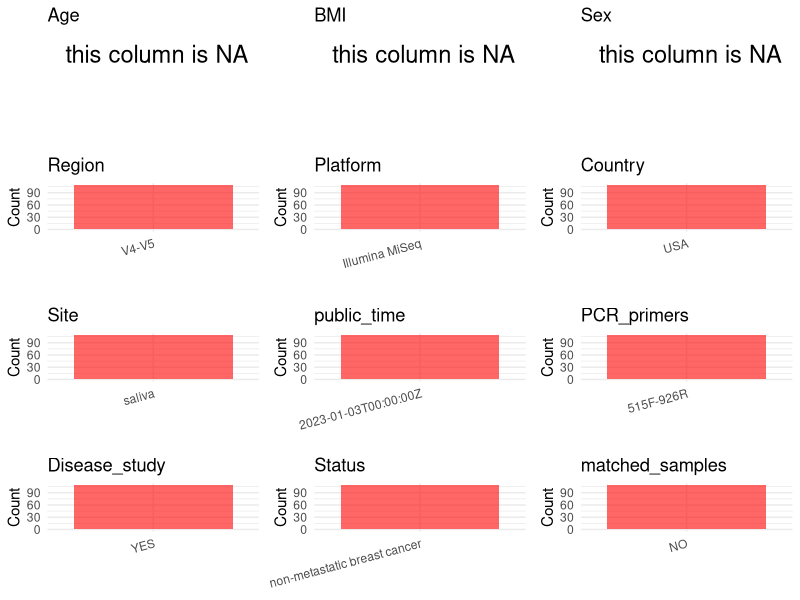

Write the R code that produced this figure. (Note: this script raises an error after producing the figure.)
## ---- chunk 1
library(tidyverse)
library(ggplot2)
library(cowplot)

setwd("C:/Users/zyc/Desktop/oral_project/data/projects/PRJEB51689")
initial_meta <- read.csv("SraRunTable.csv", header = TRUE) 
head(initial_meta)
## ---- chunk 2
metadata <- data.frame(
  BioProject = initial_meta$BioProject,
  Run = initial_meta$Run,
  sample_name = initial_meta$Sample_name,
  Age = NA,
  BMI = NA,
  Sex = NA,
  Platform = initial_meta$Instrument,
  # Country = initial_meta$geo_loc_name_country,
  # Site = initial_meta$isolation_source,
  public_time = initial_meta$ReleaseDate,
  stringsAsFactors = FALSE
)
## ---- chunk 3
 # metadata <- metadata %>%
 #  mutate(Sex = recode(Sex, "female" = "F", "male" = "M"))
# metadata <-metadata%>%
#   mutate(Status = case_when(Site == "mucous" ~ "OSCC",
#                             Site == "dental plaque" ~ "OSCC",
#                             Site == "tumor" ~ "OSCC",
#                             TRUE ~ NA))

## ---- chunk 4
metadata$Status <- "non-metastatic breast cancer"
metadata$Site <- "saliva"
metadata$Country <- "USA"
metadata$matched_samples <- "NO"
metadata$Region <- "V4-V5"
metadata$title <- "Chemotherapy-associated oral microbiome changes in breast cancer patients"
metadata$Disease_study <- "YES"
metadata$PCR_primers <- "515F-926R"
head(metadata)
## ---- chunk 5
print(paste("Number of unique runs:", length(unique(metadata$Run))))
print(paste("Number of unique sample names:", length(unique(metadata$sample_name))))
## ---- chunk 6
plot_data <- metadata %>%
  select(-BioProject, -Run, -sample_name, -title)

# Function to create simple plots for each column
create_simple_plots <- function(data) {
  plots <- list()

  for (col in colnames(data)) {
    # Check if the column is all NA
    if (all(is.na(data[[col]]))) {
      # Create an empty plot with text indicating all NA
      p <- ggplot() +
        annotate("text", x = 0.5, y = 0.5, label = "this column is NA", size = 6) +
        labs(title = col) +
        theme_void()
    } else if (is.numeric(data[[col]])) {
      # Numeric variable: histogram
      p <- ggplot(data, aes(x = .data[[col]])) +
        geom_histogram(fill = "blue", alpha = 0.6, bins = 20, na.rm = T) +
        labs(title = col) +
        theme_minimal()
    } else {
      # Categorical variable: bar plot (remove NA values)
      count_data <- as.data.frame(table(data[[col]], useNA = "ifany"))
      p <- ggplot(count_data, aes(x = reorder(Var1, -Freq), y = Freq)) +
        geom_col(fill = "red", alpha = 0.6) +
        labs(title = col, x = NULL, y = "Count") +
        theme_minimal() +
        theme(axis.text.x = element_text(angle = 15, hjust = 1))
    }
    plots[[col]] <- p
  }

  return(plots)
}


plots <- create_simple_plots(plot_data)
p<-plot_grid(plots$Age,
          plots$BMI,
          plots$Sex,
          plots$Region,
          plots$Platform,
          plots$Country,
          plots$Site,
          plots$public_time,
          plots$PCR_primers,
          plots$Disease_study,
          plots$Status,
          plots$matched_samples,# add
          ncol = 3, align = "hv", axis = "lb")
ggsave("Metadata_Summary.png", plot = p, width = 8, height = 6, dpi = 150)


## ---- chunk 7
knitr::include_graphics("Metadata_Summary.png")
## ---- chunk 8
metadata <- metadata[, c(
  "BioProject", "Run", "sample_name", "Age", "BMI", "Sex",
  "Region", "Platform", "Country", "Site", "public_time",
  "PCR_primers", "title", "Disease_study", "Status","matched_samples"
)]



write.csv(metadata, file = "metadata.csv", quote = FALSE)
